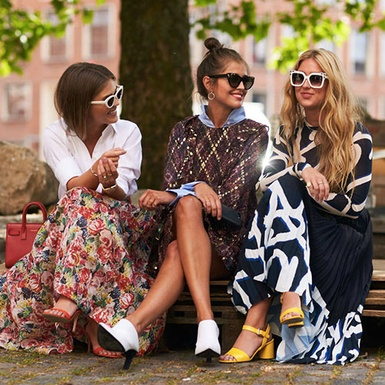
#> input picture image.jpeg, 385 x 385 px, shrunk from 500 x 500 before the run
$ jupyter execute --allow-errors dataset_download.ipynb
#> lines starting #> are read from the running program, lines starting #| are printed output that depends on the picture; after the words box and inside, x2 and y2 are one past the last pixel; in counts of white or black regions, pixels touching at a corner belong together
### Importing Libraries

[cell 1]
import pandas as pd
import matplotlib.pyplot as plt
import numpy as np
import cv2
import os

#> (a cell that did not finish here is left out)

#> (a cell that did not finish here is left out)

#> (a cell that did not finish here is left out)

### Manually downloading a single image and cropping one face based on coordinates

[cell 5]
img = cv2.imread('image.jpeg') # reading downloaded image
#> img is the input picture: shape (385, 385, 3); mean B, G, R 86.7, 103.9, 127.6

ycorrect = img.shape[0]
#> ycorrect = 385
xcorrect = img.shape[1]
#> xcorrect = 385

# Coordinates for rectange
x1 = int(0.16622691292875902*xcorrect)
#> x1 = 63
y1 = int(0.17150395778364103*ycorrect)
#> y1 = 66
x2 = int(0.324538258575197*xcorrect)
#> x2 = 124
y2 = int(0.325417766051011*ycorrect)
#> y2 = 125

crop_img = img[y1:y2, x1:x2]
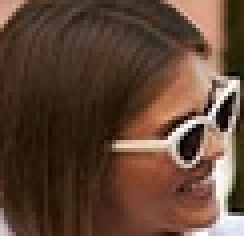
#> crop_img: shape (59, 61, 3) (shown 4 times larger); mean B, G, R 53.4, 68.7, 95.3

# Creating rectangle
cv2.rectangle(img, (x1,y1),(x2,y2), (0, 255, 0), 2)
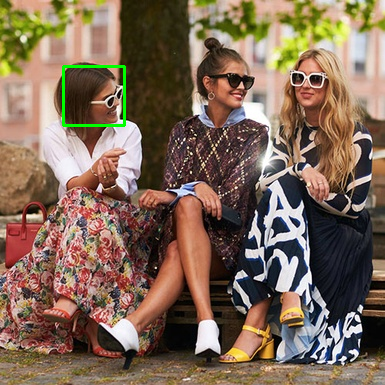
#> img: shape (385, 385, 3); 0.48% of pixels changed, all inside (x1, y1, x2, y2) = (62, 65, 126, 127)

plt.imshow(img[:,:,::-1])

[cell 6]
plt.imshow(crop_img[:,:,::-1]) # face image
#> (the rest of this cell did not finish here and is left out)

## Automating face cropping and saving labels in a csv file in dataset folder

[cell 7]
import urllib.request
facecount=1

labels = pd.DataFrame(columns=['imagefile', 'emotion','age','ethnicity','gender'])

#> (the rest of this cell did not finish here and is left out)

### Image Data and Labels ready

[cell 8]
images = []
plt.figure(figsize=(20,10))

for i in range(1,6):
    path = 'dataset/faceimages/'+str(i)+'.jpeg'
    images.append(cv2.imread(path))
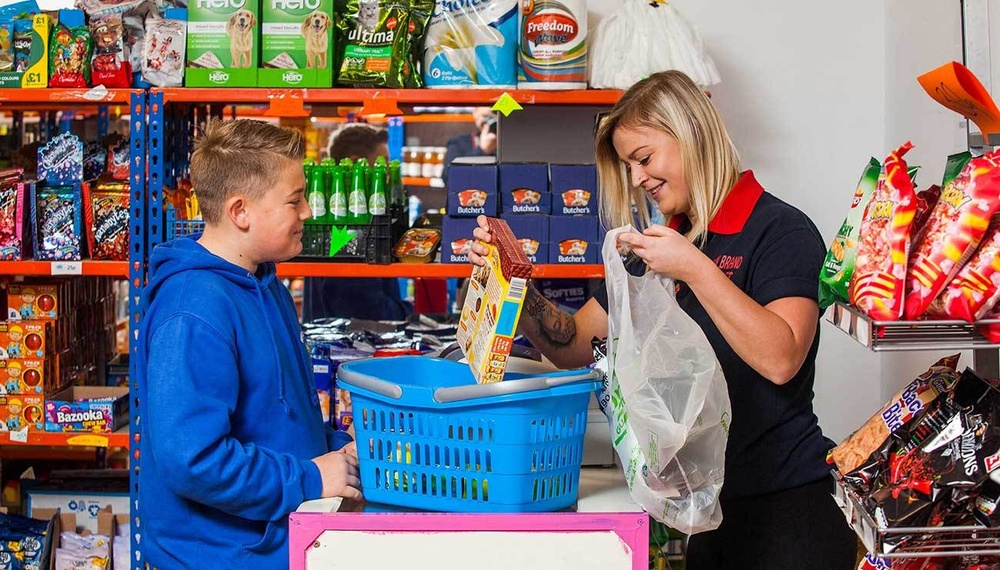
#> input picture downloaded_images/1.jpeg, 1000 x 570 px, shrunk from 1300 x 741 before the run, found by its file name

columns = 5
#> columns = 5
#> (the rest of this cell did not finish here and is left out)
